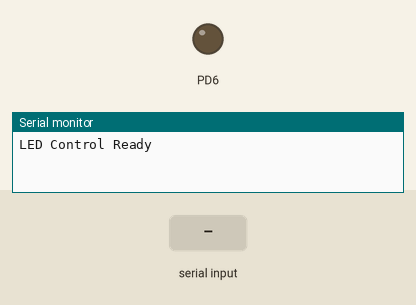
This program was run on a simulated ATmega328P, built with avr-gcc and emulated at 16 MHz. Shown: output pins drawn as LEDs (lit = HIGH), the last lines printed to the serial monitor. The test bench sets the inputs (shaded band).

Above: at 1.2 s.
1.3 s: "30,150\n" received over Serial
At 2.4 s:
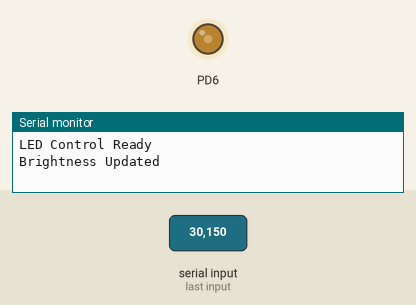
2.8 s: byte 13 ('\r') received over Serial
At 3.5 s:
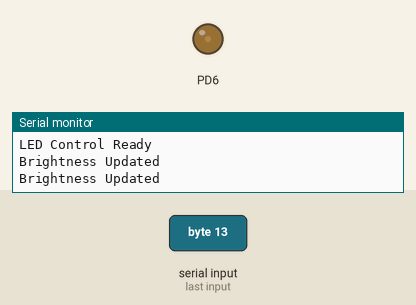
4.3 s: "90\n" received over Serial
At 4.7 s:
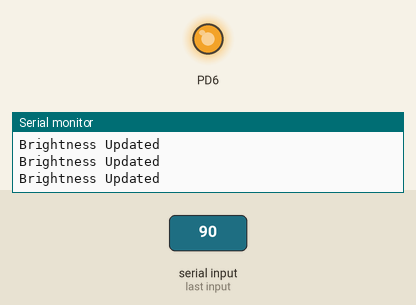
5.8 s: "90,45\n" received over Serial
7.3 s: byte 10 ('\n') received over Serial
At 8.1 s:
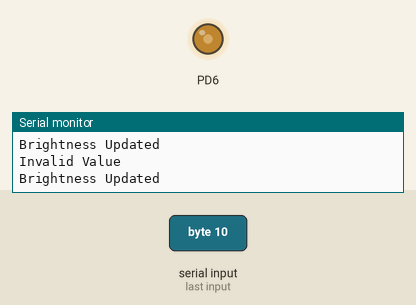
8.8 s: "N90\n" received over Serial
At 9.4 s:
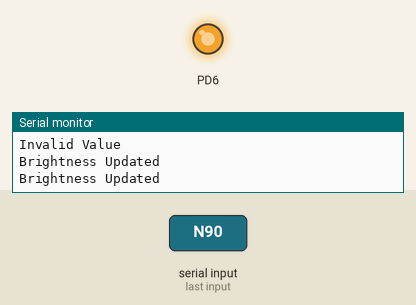
Timing chart, 0 to 11.3 s (numbered marks = the images above; inputs shaded):
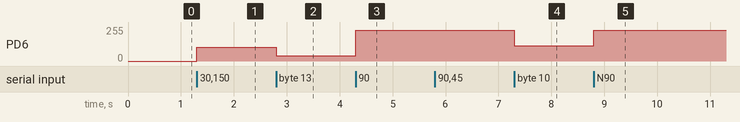

The program:

main.c
```c
/*
 * GccApplication2.c
 *
 * Created: 24-06-2026 20:29:00
 * Author : hp
 */

#define F_CPU 16000000UL

#include <avr/io.h>

#include "uart.h"
#include "pwm.h"

int main(void)
{
	char buffer[4];
	char ch;
	unsigned char brightness;
	unsigned char i;

	UART_Init();
	PWM_Init();

	UART_TxString("LED Control Ready\r\n");

	while(1)
	{
		ch = UART_RxChar();

		/* ON Command */
		if(ch == 'O')
		{
			ch = UART_RxChar();

			if(ch == 'N')
			{
				PWM_SetBrightness(100);
				UART_TxString("LED is now ON\r\n");
			}
			else if(ch == 'F')
			{
				UART_RxChar();   // Receive second 'F'

				PWM_SetBrightness(0);
				UART_TxString("LED is now OFF\r\n");
			}
		}

		/* Brightness Command */
		else if(ch >= '0' && ch <= '9')
		{
			i = 0;
			buffer[i++] = ch;

			while(i < 3)
			{
				ch = UART_RxChar();

				if(ch == '\r' || ch == '\n')
				break;

				buffer[i++] = ch;
			}

			buffer[i] = '\0';

			/* String to Integer Conversion */
			brightness = 0;

			for(i = 0; buffer[i] != '\0'; i++)
			{
				brightness = brightness * 10 + (buffer[i] - '0');
			}

			if(brightness <= 100)
			{
				PWM_SetBrightness(brightness);

				UART_TxString("Brightness Updated\r\n");
			}
			else
			{
				UART_TxString("Invalid Value\r\n");
			}
		}
	}
}
```

pwm.c
```c
/*
 * pwm.c
 *
 * Created: 24-06-2026 20:39:06
 *  Author: hp
 */
#define F_CPU 16000000UL

#include <avr/io.h>
#include "pwm.h"

void PWM_Init(void)
{
	DDRD |= (1<<PORTD6);

	TCCR0A = (1<<COM0A1) |
	(1<<WGM01)  |
	(1<<WGM00);

	TCCR0B = (1<<CS01) |
	(1<<CS00);

	OCR0A = 0;
}

void PWM_SetBrightness(unsigned char percent)
{
	OCR0A = (percent * 255UL) / 100;
}
```

pwm.h
```c
/*
 * pwm.h
 *
 * Created: 24-06-2026 20:38:45
 *  Author: hp
 */


#ifndef PWM_H_
#define PWM_H_


void PWM_Init(void);
void PWM_SetBrightness(unsigned char percent);


#endif /* PWM_H_ */
```

uart.c
```c
/*
 * uart.c
 *
 * Created: 24-06-2026 20:38:30
 *  Author: hp
 */
#define F_CPU 16000000UL

#include <avr/io.h>
#include "uart.h"

void UART_Init(void)
{
	UBRR0H = 0;
	UBRR0L = 103;

	UCSR0B = (1<<RXEN0) | (1<<TXEN0);

	UCSR0C = (1<<UCSZ01) | (1<<UCSZ00);
}

void UART_TxChar(char data)
{
	while(!(UCSR0A & (1<<UDRE0)));

	UDR0 = data;
}

void UART_TxString(char *str)
{
	while(*str)
	{
		UART_TxChar(*str++);
	}
}

char UART_RxChar(void)
{
	while(!(UCSR0A & (1<<RXC0)));

	return UDR0;
}
```

uart.h
```c
/*
 * uart.h
 *
 * Created: 24-06-2026 20:38:15
 *  Author: hp
 */


#ifndef UART_H_
#define UART_H_


void UART_Init(void);
void UART_TxChar(char data);
void UART_TxString(char *str);
char UART_RxChar(void);


#endif /* UART_H_ */
```

Measured:
- after the input at 1.3 s, PD6: 0/255 → 102/255 at once
- after the input at 2.8 s, PD6: 102/255 → 38/255 at once
- after the input at 4.3 s, PD6: 38/255 → 229/255 at once
- after the input at 7.3 s, PD6: 229/255 → 114/255 at once
- after the input at 8.8 s, PD6: 114/255 → 229/255 at once
